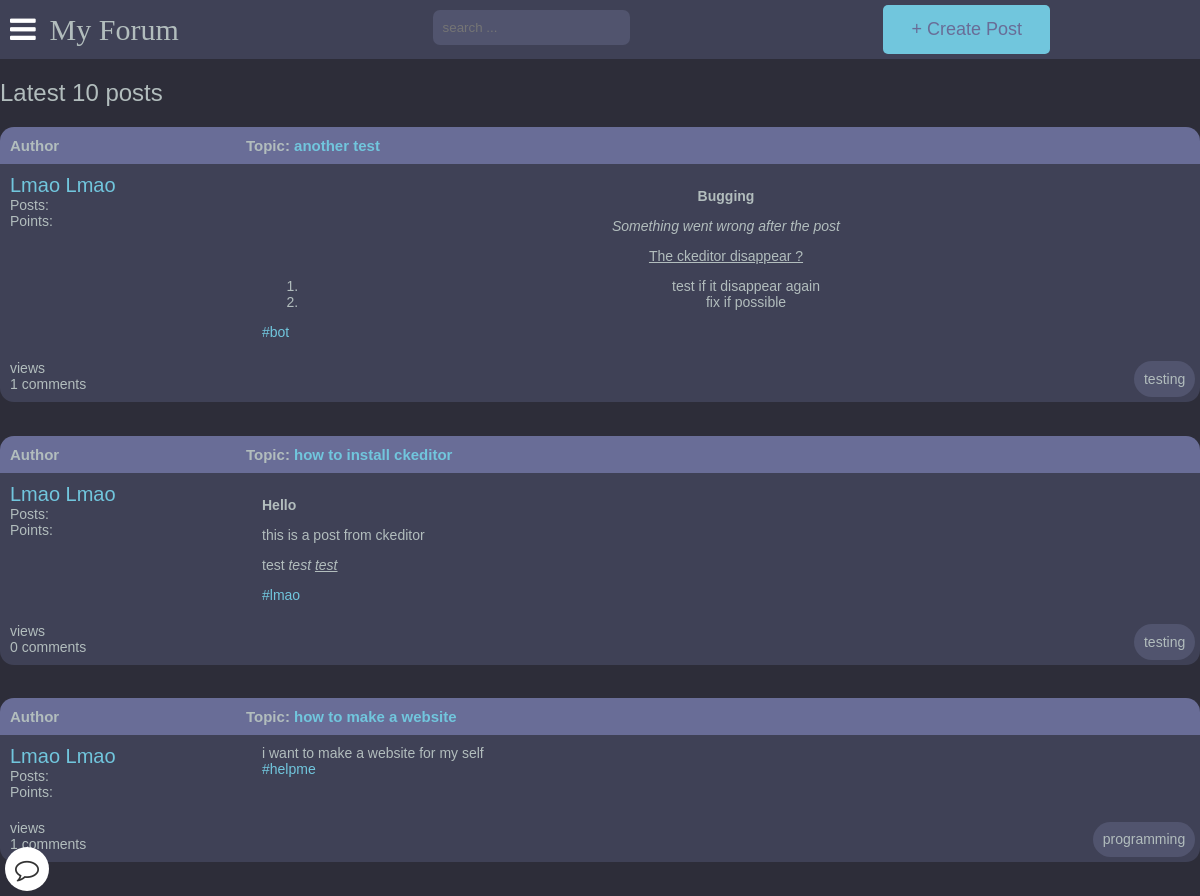
The page /latest_posts on the database as committed earlier.
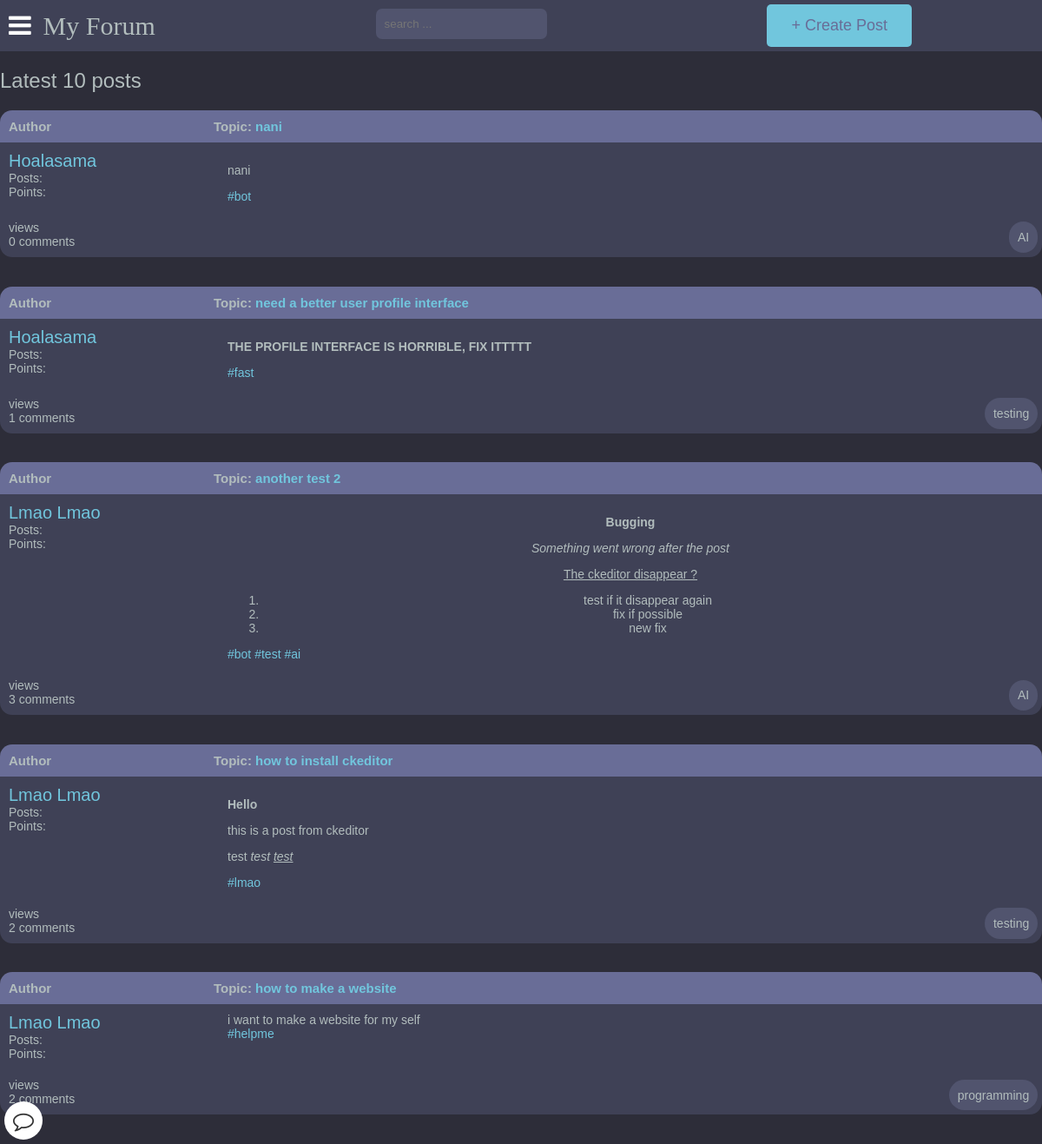
The same page on the database as committed later.
### main/models.py (models this page shows, shortened)
class Post(models.Model):
    title = models.CharField(max_length=400)
    slug = models.SlugField(max_length=400, unique=True, blank=True)
    user = models.ForeignKey(Author, on_delete=models.CASCADE)
    content = HTMLField()
    categories = models.ManyToManyField(Category)
    date = models.DateTimeField(auto_now_add=True)
    approved = models.BooleanField(default=True)
    image = models.ImageField(upload_to='post_images', blank=True, null=True)
    hit_count_generic = GenericRelation(HitCount, object_id_field='object_pk',
        related_query_name='hit_count_generic_relation'
    )
    tags = TaggableManager()
    comments = models.ManyToManyField(Comment, blank=True)
    def get_url(self):
        return reverse("detail", kwargs={
            "slug":self.slug
        })
    class Meta:
        ordering = ['-date']
    @property
    def num_comments(self):
        return self.comments.count()

class Author(models.Model):
    user = models.ForeignKey(User, on_delete=models.CASCADE)
    fullname = models.CharField(max_length=40, blank=True)
    slug = models.SlugField(max_length=400, unique=True, blank=True)
    bio = HTMLField(default='none')
    points = models.IntegerField(default=0)
    email = models.EmailField(unique=False,default="example@gmail.com", validators=[EmailValidator(message="Invalid email format")])
    profile_pic = ResizedImageField(size=[400, 400], quality=100, upload_to="authors", default="defaults/default_profile_pic.jpg", null=True, blank=False)

class Category(models.Model):
    title = models.CharField(max_length=50)
    slug = models.SlugField(max_length=400, unique=True, blank=True)
    description = models.TextField(default="description")
    class Meta:
        verbose_name_plural = "categories"

### main/views.py (the view)
# urls.py: path("latest_posts", latest_posts, name="latest_posts"),
def latest_posts(request):
    posts = Post.objects.all().filter(approved=True)[:10]
    context = {
        "posts":posts,
        "title": "Latest 10 posts"
    }
    return render(request, "latest-posts.html", context)

### templates/latest-posts.html (shortened to what this page needs)
{% extends 'base.html' %}
{% load hitcount_tags %}
{% block content %}
    <div class="container1">
        <div class="navigate">
            <span>Latest 10 posts</span>
        </div>
            <div>
                {% for post in posts %}
                <div class="head">
                    <div class="authors">Author</div>
                    <div class="content">Topic: <a href="{{post.get_url}}">{{post.title}}</a>
                    </div>
                </div>
                    <div class="body">
                        <div class="authors">
                            <div class="username"><a href="{% url 'other_profile' post.user.slug %}">{{post.user.fullname|title}}</a></div>
                            <div>Posts: <u>{{comment.user.num_posts}}</u></div>
                            <div>Points: <u>{{comment.user.points}}</u></div>
                        </div>
                        <div class="content">
                            {{post.content|safe}}
                            <div>
                            {% for tag in post.tags.all %}
                                <a href="{% url 'tagged_posts' tag.slug %}">#{{ tag.name }}</a>
                            {% endfor %}
                            </div>
                        </div>
                    </div>
                    <div class="bottom">
                        <span> {% get_hit_count for post %} views <br> {{post.num_comments}} comments</span>
                        <div class="info-bottom-right">
                            {% for category in post.categories.all %}
                                {{ category.title }}
                            {% endfor %}
                        </div>
                    </div>
                {% endfor %}
                </div>
            </div>
{% endblock content %}

Rows that differ between the two databases and show on the page:
added Post: title "nani", user.fullname "Hoalasama", content "nani", num_comments "0", Tag (name "bot")
now on this page (row unchanged): Category: title "AI"
added Post: title "need a better user profile interface", user.fullname "Hoalasama", content "THE PROFILE INTERFACE IS HORRIBLE, FIX ITTTTT", num_comments "1", Category (title "testing")
added Tag: name "fast", shown under "need a better user profile interface"
changed Post: title "another test" → "another test 2"; content "Bugging Something went wrong after the post The ckeditor disappear ? test if it disappear again fix if possible" → "Bugging Something went wrong after the post The ckeditor disappear ? test if it disappear again fix if possible new fix"; num_comments "1" → "3"; loses Category (title "testing")
added Tag: name "test", shown under Post "another test 2"
added Tag: name "ai", shown under Post "another test 2"
computed for Post "how to install ckeditor": num_comments "0" → "2"
computed for Post "how to make a website": num_comments "1" → "2"
